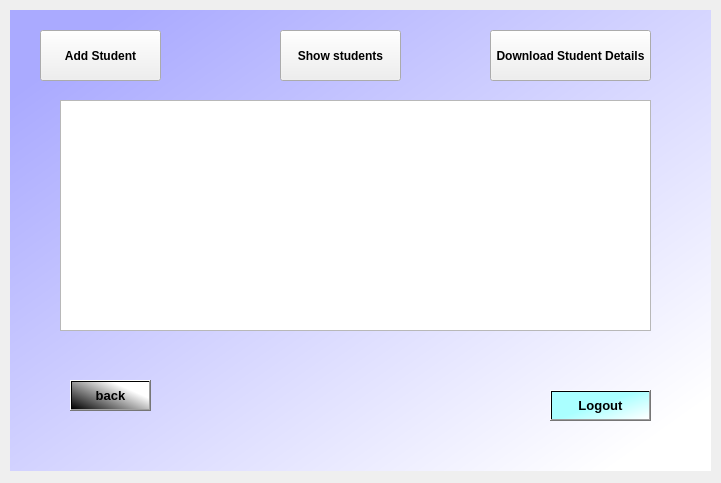
<?xml version="1.0" encoding="UTF-8"?>
<ui version="4.0">
 <class>MainWindow</class>
 <widget class="QMainWindow" name="MainWindow">
  <property name="geometry">
   <rect>
    <x>0</x>
    <y>0</y>
    <width>721</width>
    <height>483</height>
   </rect>
  </property>
  <property name="windowTitle">
   <string>MainWindow</string>
  </property>
  <widget class="QWidget" name="centralwidget">
   <widget class="QLabel" name="label">
    <property name="geometry">
     <rect>
      <x>10</x>
      <y>10</y>
      <width>701</width>
      <height>461</height>
     </rect>
    </property>
    <property name="styleSheet">
     <string notr="true">background-color: qlineargradient(spread:pad, x1:0.0734463, y1:0.108, x2:0.938, y2:0.909091, stop:0 rgba(170, 170, 255, 255), stop:1 rgba(255, 255, 255, 255));</string>
    </property>
    <property name="text">
     <string/>
    </property>
   </widget>
   <widget class="QPushButton" name="pushButton">
    <property name="geometry">
     <rect>
      <x>40</x>
      <y>30</y>
      <width>121</width>
      <height>51</height>
     </rect>
    </property>
    <property name="font">
     <font>
      <weight>75</weight>
      <bold>true</bold>
     </font>
    </property>
    <property name="text">
     <string>Add Student</string>
    </property>
   </widget>
   <widget class="QPushButton" name="pushButton_2">
    <property name="geometry">
     <rect>
      <x>280</x>
      <y>30</y>
      <width>121</width>
      <height>51</height>
     </rect>
    </property>
    <property name="font">
     <font>
      <weight>75</weight>
      <bold>true</bold>
     </font>
    </property>
    <property name="text">
     <string>Show students</string>
    </property>
   </widget>
   <widget class="QPushButton" name="pushButton_3">
    <property name="geometry">
     <rect>
      <x>490</x>
      <y>30</y>
      <width>161</width>
      <height>51</height>
     </rect>
    </property>
    <property name="font">
     <font>
      <weight>75</weight>
      <bold>true</bold>
     </font>
    </property>
    <property name="text">
     <string>Download Student Details</string>
    </property>
   </widget>
   <widget class="QPushButton" name="pushButton_4">
    <property name="geometry">
     <rect>
      <x>70</x>
      <y>380</y>
      <width>81</width>
      <height>31</height>
     </rect>
    </property>
    <property name="font">
     <font>
      <pointsize>10</pointsize>
      <weight>75</weight>
      <bold>true</bold>
     </font>
    </property>
    <property name="styleSheet">
     <string notr="true">background-color: qlineargradient(spread:pad, x1:0, y1:1, x2:0.8125, y2:0.358, stop:0 rgba(0, 0, 0, 255), stop:1 rgba(255, 255, 255, 255));</string>
    </property>
    <property name="text">
     <string>back</string>
    </property>
   </widget>
   <widget class="QPushButton" name="pushButton_5">
    <property name="geometry">
     <rect>
      <x>550</x>
      <y>390</y>
      <width>101</width>
      <height>31</height>
     </rect>
    </property>
    <property name="font">
     <font>
      <pointsize>10</pointsize>
      <weight>75</weight>
      <bold>true</bold>
     </font>
    </property>
    <property name="styleSheet">
     <string notr="true">background-color: qlineargradient(spread:pad, x1:0.432, y1:0.528409, x2:1, y2:1, stop:0 rgba(170, 255, 255, 255), stop:1 rgba(255, 255, 255, 255));</string>
    </property>
    <property name="text">
     <string>Logout</string>
    </property>
   </widget>
   <widget class="QTableWidget" name="tableWidget">
    <property name="geometry">
     <rect>
      <x>60</x>
      <y>100</y>
      <width>591</width>
      <height>231</height>
     </rect>
    </property>
   </widget>
  </widget>
 </widget>
 <resources>
  <include location="ui_resources_files.qrc"/>
 </resources>
 <connections/>
</ui>
